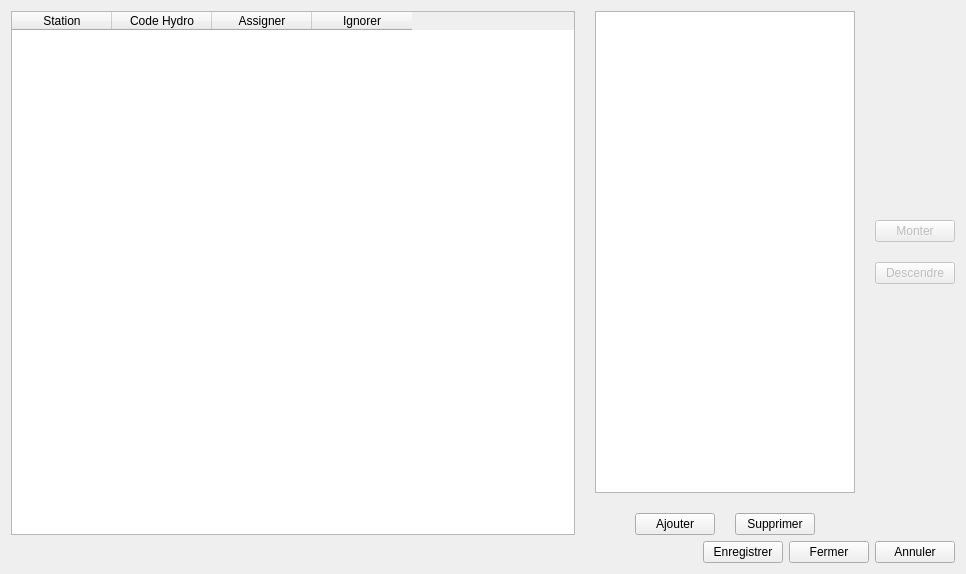
<?xml version="1.0" encoding="UTF-8"?>
<ui version="4.0">
 <class>groupedit</class>
 <widget class="QDialog" name="groupedit">
  <property name="geometry">
   <rect>
    <x>0</x>
    <y>0</y>
    <width>966</width>
    <height>574</height>
   </rect>
  </property>
  <property name="windowTitle">
   <string>Dialog</string>
  </property>
  <layout class="QVBoxLayout" name="verticalLayout">
   <item>
    <layout class="QHBoxLayout" name="horizontalLayout">
     <property name="spacing">
      <number>20</number>
     </property>
     <property name="bottomMargin">
      <number>0</number>
     </property>
     <item>
      <widget class="QTableWidget" name="selectTable">
       <property name="sizePolicy">
        <sizepolicy hsizetype="Expanding" vsizetype="Expanding">
         <horstretch>1</horstretch>
         <verstretch>0</verstretch>
        </sizepolicy>
       </property>
       <attribute name="verticalHeaderStretchLastSection">
        <bool>false</bool>
       </attribute>
       <column>
        <property name="text">
         <string>Station</string>
        </property>
       </column>
       <column>
        <property name="text">
         <string>Code Hydro</string>
        </property>
       </column>
       <column>
        <property name="text">
         <string>Assigner</string>
        </property>
       </column>
       <column>
        <property name="text">
         <string>Ignorer</string>
        </property>
       </column>
      </widget>
     </item>
     <item>
      <layout class="QGridLayout" name="gridLayout">
       <item row="2" column="1">
        <layout class="QVBoxLayout" name="verticalLayout_2">
         <item>
          <spacer name="verticalSpacer">
           <property name="orientation">
            <enum>Qt::Vertical</enum>
           </property>
           <property name="sizeHint" stdset="0">
            <size>
             <width>20</width>
             <height>40</height>
            </size>
           </property>
          </spacer>
         </item>
         <item>
          <widget class="QPushButton" name="pushButton">
           <property name="enabled">
            <bool>false</bool>
           </property>
           <property name="text">
            <string>Monter</string>
           </property>
          </widget>
         </item>
         <item>
          <widget class="QPushButton" name="pushButton_2">
           <property name="enabled">
            <bool>false</bool>
           </property>
           <property name="text">
            <string>Descendre</string>
           </property>
          </widget>
         </item>
         <item>
          <spacer name="verticalSpacer_2">
           <property name="orientation">
            <enum>Qt::Vertical</enum>
           </property>
           <property name="sizeHint" stdset="0">
            <size>
             <width>20</width>
             <height>40</height>
            </size>
           </property>
          </spacer>
         </item>
        </layout>
       </item>
       <item row="3" column="0">
        <layout class="QHBoxLayout" name="horizontalLayout_2">
         <item>
          <spacer name="horizontalSpacer">
           <property name="orientation">
            <enum>Qt::Horizontal</enum>
           </property>
           <property name="sizeHint" stdset="0">
            <size>
             <width>40</width>
             <height>20</height>
            </size>
           </property>
          </spacer>
         </item>
         <item>
          <widget class="QPushButton" name="addGroupButton">
           <property name="text">
            <string>Ajouter</string>
           </property>
          </widget>
         </item>
         <item>
          <widget class="QPushButton" name="dellGroupButton">
           <property name="text">
            <string>Supprimer</string>
           </property>
          </widget>
         </item>
         <item>
          <spacer name="horizontalSpacer_2">
           <property name="orientation">
            <enum>Qt::Horizontal</enum>
           </property>
           <property name="sizeHint" stdset="0">
            <size>
             <width>40</width>
             <height>20</height>
            </size>
           </property>
          </spacer>
         </item>
        </layout>
       </item>
       <item row="2" column="0">
        <widget class="QListWidget" name="groupList"/>
       </item>
      </layout>
     </item>
    </layout>
   </item>
   <item>
    <layout class="QHBoxLayout" name="horizontalLayout_3">
     <item>
      <spacer name="horizontalSpacer_3">
       <property name="orientation">
        <enum>Qt::Horizontal</enum>
       </property>
       <property name="sizeHint" stdset="0">
        <size>
         <width>40</width>
         <height>20</height>
        </size>
       </property>
      </spacer>
     </item>
     <item>
      <widget class="QPushButton" name="saveButton">
       <property name="text">
        <string>Enregistrer</string>
       </property>
      </widget>
     </item>
     <item>
      <widget class="QPushButton" name="closeButton">
       <property name="text">
        <string>Fermer</string>
       </property>
      </widget>
     </item>
     <item>
      <widget class="QPushButton" name="cancelButton">
       <property name="text">
        <string>Annuler</string>
       </property>
      </widget>
     </item>
    </layout>
   </item>
  </layout>
 </widget>
 <resources/>
 <connections/>
</ui>
